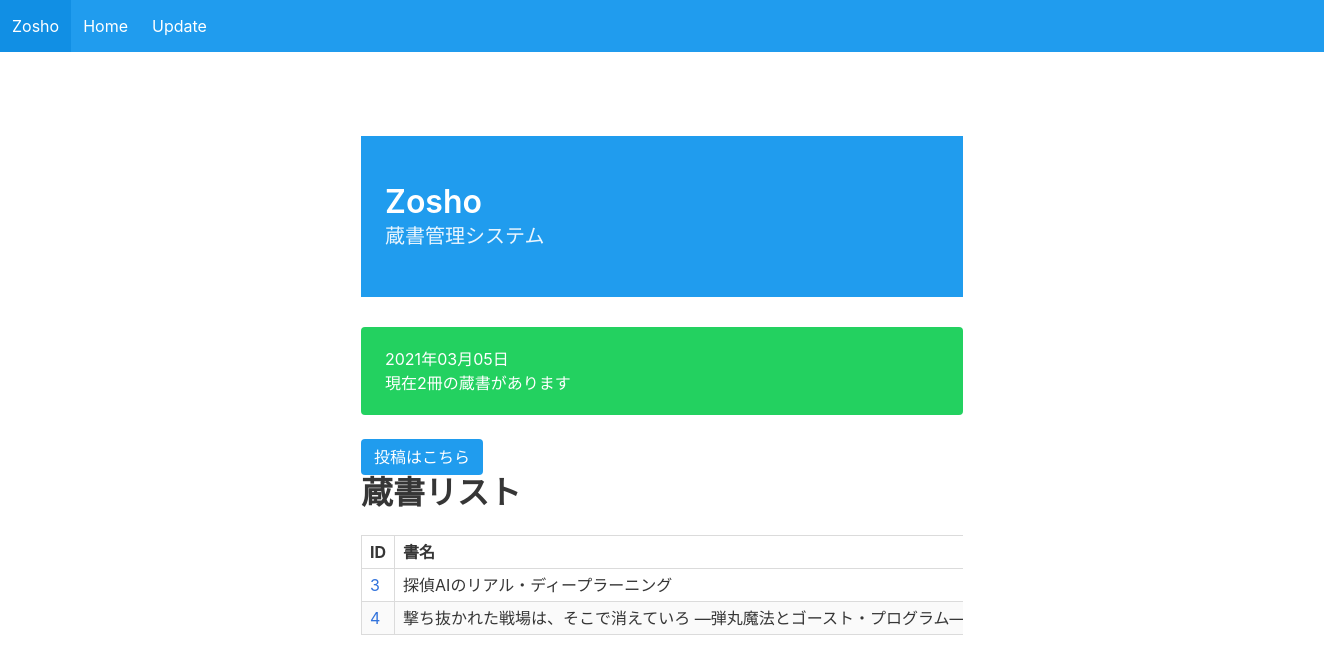
The page / on the database its author committed.
### tables this page shows
CREATE TABLE booksTest2(
        id INTEGER PRIMARY KEY AUTOINCREMENT,
        isbn INTEGER VARCHAR(15),
        title VARCHAR(100),
        author VARCHAR(100),
        imgpath VARCHAR(1000),
        publisher VARCHAR(1000),
        about VARCHAR(1000),
        UNIQUE (isbn)
      );

### config.php (called while the page is built, shortened)
<?php
$site_name = 'Zosho';
$description = '蔵書管理システム';

### index.php (the view, shortened to what this page needs)
<?php
include './config.php';
include './zosho.php';
$year = date('Y');
$month = date('m');
$day = date('d');
try{
  $pdo = new PDO('sqlite:books.db');
  $pdo->setAttribute(PDO::ATTR_ERRMODE, PDO::ERRMODE_EXCEPTION);
  $pdo->setAttribute(PDO::ATTR_EMULATE_PREPARES,false);
}catch (PDOException $e){
  $error = $e->getMessage();
}
$prepare = $pdo->prepare('SELECT * FROM booksTest2');
$prepare->execute();
$result = $prepare->fetchAll();
$len = count($result);
?>
<!DOCTYPE HTML>
<html lang="ja">
  <head>
    <link rel="preload" as="style" href="./css/bulma.min.css" onload="this.as='';this.rel='stylesheet'">
  </head>
  <body>
  <nav class="navbar is-info" role="navigation" aria-label="main navigation">
    <div class="navbar-brand">
      <a class="navbar-item" href="https://zosho.dafu.cf/">
        Zosho
      </a>
    </div>
    <div id="navbar" class="navbar-menu">
      <div class="navbar-start">
        <a class="navbar-item" href="/">
          Home
        </a>
        <a class="navbar-item" href="/form.php">
          Update
        </a>
    </div>
  </nav>
  <section class="section">
    <div class="columns">
      <div class="column"></div>
      <div class="section column is-6 is-center">
        <section class="hero is-info">
            <div class="hero-body">
              <div class="container">
                <h1 class="title">
                  <?=$site_name?>
                </h1>
                <h2 class="subtitle">
                  <?=$description?>
                </h2>
              </div>
            </div>
        </section>
        <div class="notification is-success" style="margin-top:30px;">
          <p><?=$year?>年<?=$month?>月<?=$day?>日</p>
          <p>現在<?=$len?>冊の蔵書があります</p>
        </div>
        <a href="./form.php" class="button is-info">投稿はこちら</a>
        <div style="overflow-x:auto" style="margin-top:30px;">
          <h2 class="title">蔵書リスト</h2>
          <table class="table is-bordered is-striped is-narrow is-hoverable is-fullwidth" style="white-space: nowrap;">
            <thead>
              <tr>
                <th>ID</th>
                <th>書名</th>
              </tr>
            </thead>
            <tbody>
            <?php
              foreach($result as $row){
            ?>
            <tr>
              <td><a href="./detail.php?id=<?=$row['id'];?>"><?=$row['id']; ?></a></td>
              <td><?=$row['title']; ?></td>
            </tr>
            <?php
            }
            ?>
            </tbody>
          </table>
        </div>
      </div>
      <div class="column"></div>
    </div>
  </section>

### rows shown on the page
bookstest2: id "3", title "探偵AIのリアル・ディープラーニング"
bookstest2: id "4", title "撃ち抜かれた戦場は、そこで消えていろ…"

### other values the page prints
$site_name "Zosho"
$description "蔵書管理システム"
$len "2"
